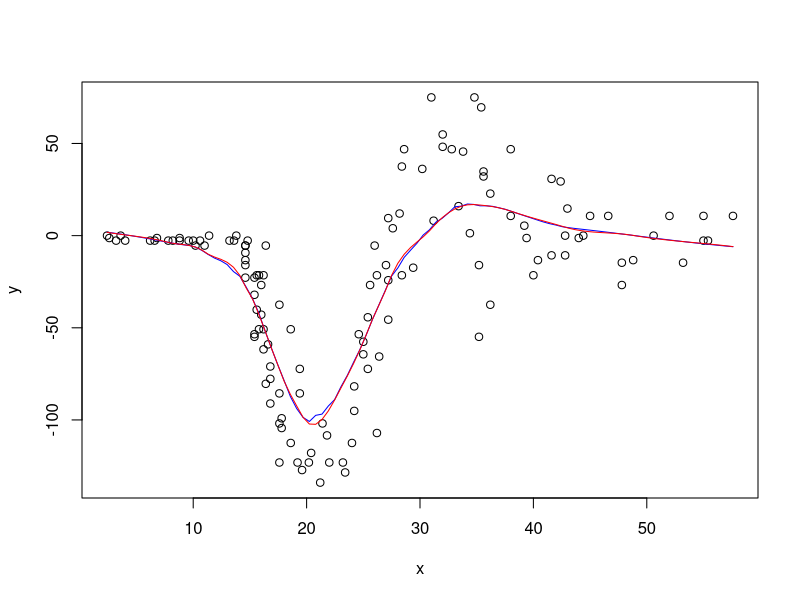

R code for this plot:
library(MASS)

#the definintion of the tricube weight function
K<-function(d,maxd) (1 - (abs(d)/maxd)^3)^3

#define your x variable
x<-mcycle$times
#define your outcome variable variable
y<-mcycle$accel
  
##define x.grid the output coordinates for the loess curve
x.grid<-seq(min(x),max(x),length=100)  


span<-0.4
n<-length(x)
ninwindow<-round(span*n)
yloess<-rep(0,length(x.grid))
for(i in 1:length(x.grid)){
  x0<-x.grid[i] 
  xnearidx<-order(abs(x-x0))[1:ninwindow] # tricky statement
  xnear<-x[xnearidx]
  neardist<-abs(xnear-x0)
  weight<-rep(0,n)
  weight[xnearidx]<-K(neardist,max(neardist))
  
  lmx0<-lm(y~x,weights=weight)
  
  yloess[i]<-predict(lmx0,data.frame(x=x0))
  
}

plot(x,y)
lines(x.grid, yloess,col ="blue")

# Use the R-command loess() to replicate your algorithm in in one step. 
# Because you have fitted a linear local regression, 
# you need to specify the argument degree=1 in the loess function call.
fit = loess(accel~times,data=mcycle, degree=1, span=span)
lines(x.grid, predict(fit,data.frame(times=x.grid)), col="red")
